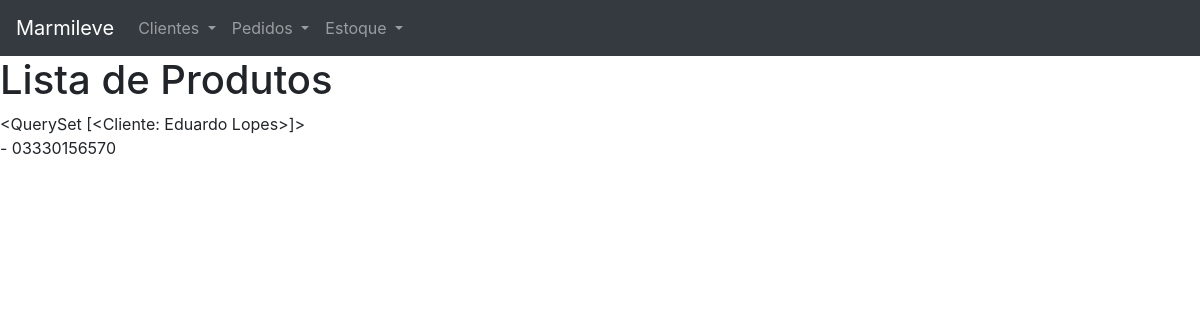
/productview/, run on an earlier commit of the app's database.
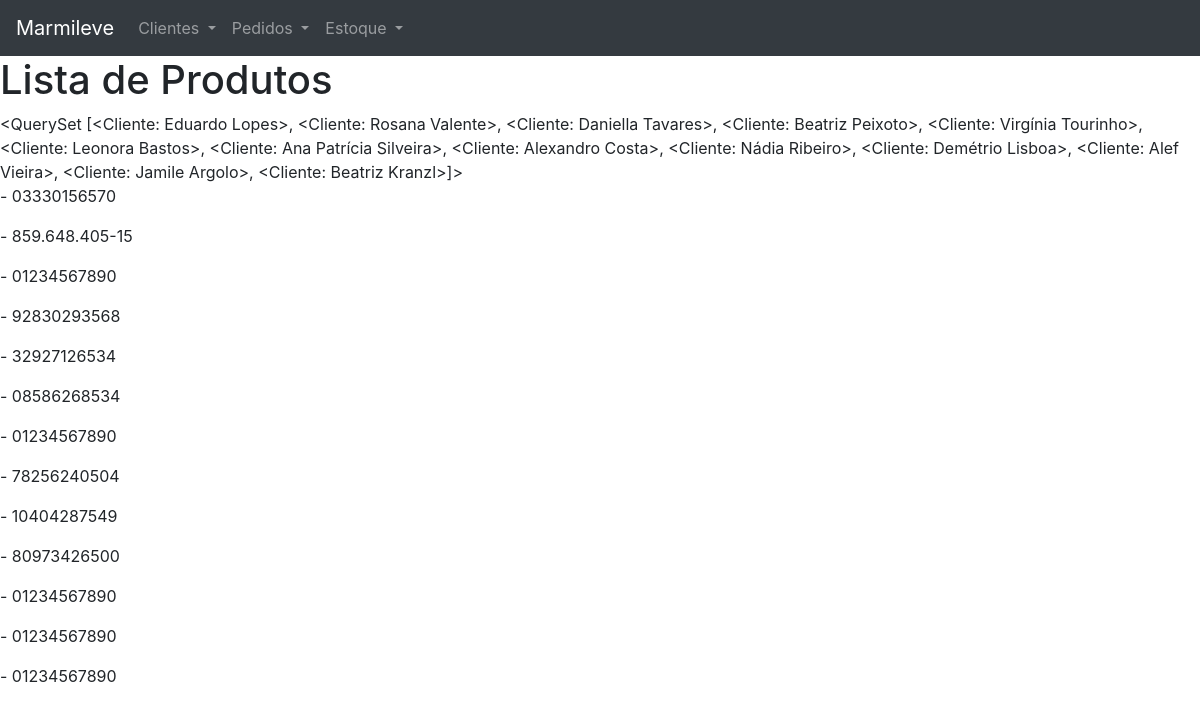
And on a later commit of the database.
### sitemarmileve/models.py (models this page shows)
class Cliente(models.Model):
    nome = models.CharField(max_length=200, unique=True)
    email = models.EmailField()
    telefone = models.CharField(max_length=11)
    cpf = models.CharField(max_length=200)
    def __str__(self):
        return str(self.nome)

### sitemarmileve/views.py (the view)
# urls.py: path('productview/', product_list_view),
def product_list_view(request):
    queryset = Cliente.objects.all()
    context = {'object_list': queryset}
    template_name = 'sitemarmileve/productview.html'
    return render(request, template_name, context)

### sitemarmileve/templates/sitemarmileve/productview.html
{% extends 'sitemarmileve/base.html' %}
{% block content %}
<h1>Lista de Produtos</h1>
{{ object_list }}
{% for i in object_list %}
<p><a href="/clientelookup/{{i.id}}">{{i.nome_text}}</a> - {{ i.cpf }}</p>
{% endfor %}
{% endblock %}

### sitemarmileve/templates/sitemarmileve/base.html (shortened to what this page needs)
<!DOCTYPE html>
<html>
<head>
    <link rel="stylesheet" href="https://stackpath.bootstrapcdn.com/bootstrap/4.1.3/css/bootstrap.min.css">
</head>
<body>
{% include 'sitemarmileve/navbar.html' %}
{% block content %}{% endblock %}
</body>
</html>

### sitemarmileve/templates/sitemarmileve/navbar.html (shortened to what this page needs)
<nav class="navbar navbar-expand-lg navbar-dark bg-dark">
    <a class="navbar-brand" href="../../../../../">Marmileve</a>
    <div class="collapse navbar-collapse" id="navbarSupportedContent">
        <ul class="navbar-nav mr-auto">
            <li class="nav-item dropdown">
                <a class="nav-link dropdown-toggle" href="../../../../../cliente/" id="navbarDropdown" role="button" data-toggle="dropdown"
                   aria-haspopup="true" aria-expanded="false">
                    Clientes
                </a>
            </li>
            <li class="nav-item dropdown">
                <a class="nav-link dropdown-toggle" href="../../../../../pedido/" id="navbarDropdown" role="button" data-toggle="dropdown"
                   aria-haspopup="true" aria-expanded="false">
                    Pedidos
                </a>
            </li>
            <li class="nav-item dropdown">
                <a class="nav-link dropdown-toggle" href="#" id="navbarDropdown" role="button" data-toggle="dropdown"
                   aria-haspopup="true" aria-expanded="false">
                    Estoque
                </a>
            </li>
        </ul>
    </div>
</nav>

What changed in the data, as far as the page shows it:
computed for Cliente: nome.nome "<QuerySet [<Cliente: Eduardo Lopes>]>" → "<QuerySet [<Cliente: Eduardo Lopes>, <Cliente: Rosana Valente>, <Cliente: Daniella Tavares>, <Cliente: Beatriz Peixoto>, <Cliente: Virgínia Tourinho>, <Cliente: Leonora Bastos>, <Cliente: Ana Patrícia Silveira>, <Cliente: Alexandro Costa>, <Cliente: Nádia Ribeiro>, <Cliente: Demétrio Lisboa>, <Cliente: Alef Vieira>, <Cliente: Jamile Argolo>, <Cliente: Beatriz Kranzl>]>"
added Cliente: cpf "859.648.405-15"
added Cliente: cpf "01234567890"
added Cliente: cpf "92830293568"
added Cliente: cpf "32927126534"
added Cliente: cpf "08586268534"
added Cliente: cpf "01234567890"
added Cliente: cpf "78256240504"
added Cliente: cpf "10404287549"
added Cliente: cpf "80973426500"
added Cliente: cpf "01234567890"
added Cliente: cpf "01234567890"
added Cliente: cpf "01234567890"
